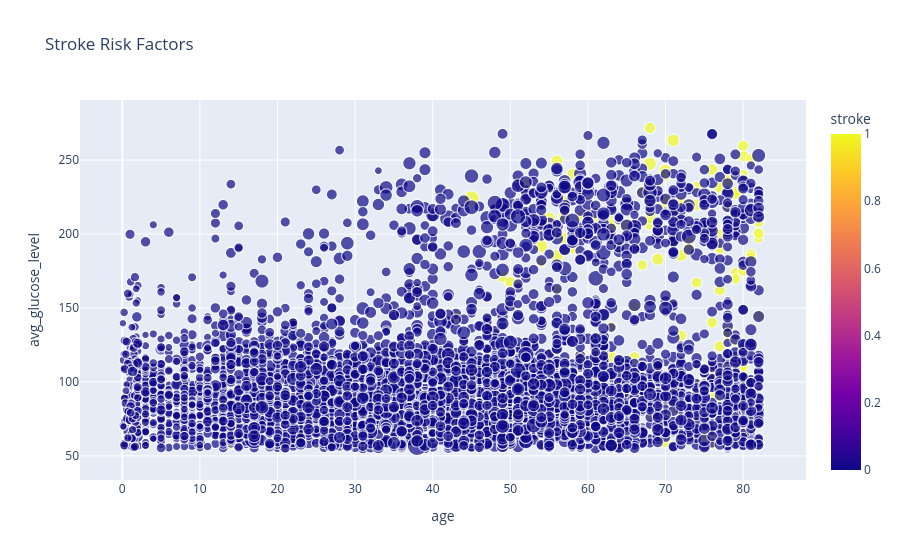

Notebook cell for this chart:
### Code cell
fig = px.scatter(

    df,

    x='age',
    y='avg_glucose_level',

    size='bmi',

    color='stroke',

    title='Stroke Risk Factors'
)

fig.show()

### Figure 1 — Plotly figure (JSON) as saved in the notebook; plotly's stock layout.template omitted (floating-point values rounded to 4 significant figures; data arrays with more than 128 entries replaced by an {"elided": "..."} marker saying what was removed)
{"data": [{"hovertemplate": "age=%{x}<br>avg_glucose_level=%{y}<br>bmi=%{marker.size}<br>stroke=%{marker.color}<extra></extra>", "legendgroup": "", "marker": {"color": {"elided": "5110 int values"}, "coloraxis": "coloraxis", "size": {"elided": "5110 float values"}, "sizemode": "area", "sizeref": 0.244, "symbol": "circle"}, "mode": "markers", "name": "", "showlegend": false, "type": "scattergl", "x": {"elided": "5110 float values"}, "xaxis": "x", "y": {"elided": "5110 float values"}, "yaxis": "y"}], "layout": {"autosize": true, "coloraxis": {"colorbar": {"title": {"text": "stroke"}}, "colorscale": [[0, "#0d0887"], [0.1111, "#46039f"], [0.2222, "#7201a8"], [0.3333, "#9c179e"], [0.4444, "#bd3786"], [0.5556, "#d8576b"], [0.6667, "#ed7953"], [0.7778, "#fb9f3a"], [0.8889, "#fdca26"], [1, "#f0f921"]]}, "legend": {"itemsizing": "constant", "tracegroupgap": 0}, "title": {"text": "Stroke Risk Factors"}, "xaxis": {"anchor": "y", "autorange": true, "domain": [0, 1], "range": [-5.937, 88.88], "title": {"text": "age"}, "type": "linear"}, "yaxis": {"anchor": "x", "autorange": true, "domain": [0, 1], "range": [18.91, 299.7], "title": {"text": "avg_glucose_level"}, "type": "linear"}}}
